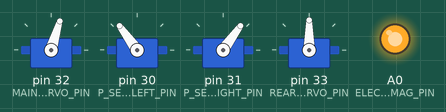
A program run on a simulated Teensy 4. On the bench: 4 × servo, output pins drawn as LEDs (lit = HIGH). What the program prints to the serial monitor is not drawn.

Above: at 0.1 s.
Timing chart, 0 to 1.6 s (numbered marks = the images above):
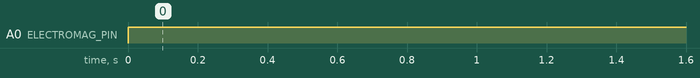

Measured:
- by itself, A0 (ELECTROMAG_PIN): LOW → HIGH at 0.00 s

The program:

main.cpp
```cpp
#include <Arduino.h>
#include <Servo.h>
#include "motor.h"
#include "PPMReader.h"
//big change

#define RC_IN 23
#define NUM_CHANNELS 6

#define MAIN_SERVO_PIN 32
#define P_SERVO_LEFT_PIN 30
#define P_SERVO_RIGHT_PIN 31
#define REAR_SERVO_PIN 33

#define ELECTROMAG_PIN 14

#define MAX_ANGLE_LEFT 80
#define MIN_ANGLE_LEFT -8
#define MIN_ANGLE_MAIN 50
#define MAX_ANGLE_MAIN -85

Servo main_servo;
Servo pincer_servo_left;
Servo pincer_servo_right;
Servo rear_servo;

PPMReader ppm(RC_IN, NUM_CHANNELS);
int32_t channels[NUM_CHANNELS];
boolean input;

void update_channels();
//functions to fill
void set_main_servo_angle(int32_t angle);
void init_main_servo();
void init_pincer_servos();
void init_rear_servo();
void init_electromag();
void set_electromag(boolean input);
void set_pincer_servos_angle(int32_t angle);
void set_rear_servo_angle(int32_t angle);
//void get_distance_IR_sensor();


void setup()
{
    init_motors();
    init_main_servo();
    init_pincer_servos();
    init_rear_servo();
    init_electromag();
    Serial.begin(9600);
}

void loop()
{
    update_channels();
    update_motors();

    int32_t left_speed = -0.5*channels[1] + 0.5*channels[2];
    int32_t right_speed = 0.5*channels[1] + 0.5*channels[2];
    left_speed  *= 2;
    right_speed *= 2;
    set_motor_velocity_left(map(left_speed, -100, 100, -45, 45));
    set_motor_velocity_right(map(right_speed, -100, 100, -45, 45));


    int32_t main_servo_angle = map(channels[0], -100, 100, MIN_ANGLE_MAIN, MAX_ANGLE_MAIN);
    Serial.printf("Angle: %d\n", main_servo_angle);
    int32_t pincer_servos_angle = map(channels[3], -100, 100, MIN_ANGLE_LEFT, MAX_ANGLE_LEFT);
    //int32_t rear_servo_angle = (channels[3] + 100)*90/200;
    if (channels[4] > 50) {
        input = 0;
    } else {
        input = 1;
    }
    set_main_servo_angle(main_servo_angle);
    set_electromag(input);
    set_pincer_servos_angle(pincer_servos_angle);
    //set_rear_servo_angle(rear_servo_angle);
}

void update_channels()
{
    for(uint8_t i=0; i<NUM_CHANNELS; i++)
    {
        int32_t val = ppm.latestValidChannelValue(i+1, 0);
        val = map(val, 1000, 2000, -100, 100); // Change from us-PWM to %
        channels[i] = val;
    }
}

void init_main_servo()
{
    main_servo.attach(MAIN_SERVO_PIN);
}

void set_main_servo_angle(int32_t angle)
{
        main_servo.write(90+angle);
}

void init_pincer_servos()
{
    pincer_servo_left.attach(P_SERVO_LEFT_PIN);
    pincer_servo_right.attach(P_SERVO_RIGHT_PIN);
}

void set_pincer_servos_angle(int32_t angle)
{
   pincer_servo_left.write(90+angle);
   pincer_servo_right.write(90-angle);
}

void init_rear_servo()
{
    rear_servo.attach(REAR_SERVO_PIN);
}

void set_rear_servo_angle(int32_t angle)
{
    rear_servo.write(angle);
}

void init_electromag()
{
    pinMode(ELECTROMAG_PIN, OUTPUT);
}

void set_electromag(boolean input)
{
    if (input) {
        digitalWrite(ELECTROMAG_PIN, HIGH);
    } else {
        digitalWrite(ELECTROMAG_PIN, LOW);
    }
}
```

PID.h
```cpp
#ifndef PID_CONTROLLER_H
#define PID_CONTROLLER_H

typedef struct {

	/* Controller gains */
	float Kp;
	float Ki;
	float Kd;

	/* Derivative low-pass filter time constant */
	float tau;

	/* Output limits */
	float limMin;
	float limMax;

	/* Integrator limits */
	float limMinInt;
	float limMaxInt;

	/* Sample time (in seconds) */
	float T;

	/* Controller "memory" */
	float integrator;
	float prevError;			/* Required for integrator */
	float differentiator;
	float prevMeasurement;		/* Required for differentiator */

	/* Controller output */
	float out;

} PIDController;

void  PIDController_Init(PIDController *pid);
float PIDController_Update(PIDController *pid, float setpoint, float measurement);

#endif // PID_CONTROLLER_H
```

motor.h
```cpp
#ifndef MOTOR_H
#define MOTOR_H

// --------------- Functions ---------------
void init_motors();
void update_motors();
void set_motor_power_left(int32_t speed);
void set_motor_power_right(int32_t speed);

void set_motor_velocity_left(double set);
void set_motor_velocity_right(double set);

#endif // MOTOR_H
```

PID.cpp
```cpp
#include "PID.h"

void PIDController_Init(PIDController *pid) {

	/* Clear controller variables */
	pid->integrator = 0.0f;
	pid->prevError  = 0.0f;

	pid->differentiator  = 0.0f;
	pid->prevMeasurement = 0.0f;

	pid->out = 0.0f;

}

float PIDController_Update(PIDController *pid, float setpoint, float measurement) {

	/*
	* Error signal
	*/
    float error = setpoint - measurement;


	/*
	* Proportional
	*/
    float proportional = pid->Kp * error;


	/*
	* Integral
	*/
    pid->integrator = pid->integrator + 0.5f * pid->Ki * pid->T * (error + pid->prevError);
    pid->integrator *= 0.995;

	/* Anti-wind-up via integrator clamping */
    if (pid->integrator > pid->limMaxInt) {

        pid->integrator = pid->limMaxInt;

    } else if (pid->integrator < pid->limMinInt) {

        pid->integrator = pid->limMinInt;

    }


	/*
	* Derivative (band-limited differentiator)
	*/

    pid->differentiator = -(2.0f * pid->Kd * (measurement - pid->prevMeasurement)	/* Note: derivative on measurement, therefore minus sign in front of equation! */
                        + (2.0f * pid->tau - pid->T) * pid->differentiator)
                        / (2.0f * pid->tau + pid->T);


	/*
	* Compute output and apply limits
	*/
    pid->out = proportional + pid->integrator + pid->differentiator;

    if (pid->out > pid->limMax) {

        pid->out = pid->limMax;

    } else if (pid->out < pid->limMin) {

        pid->out = pid->limMin;

    }

	/* Store error and measurement for later use */
    pid->prevError       = error;
    pid->prevMeasurement = measurement;

	/* Return controller output */
    return pid->out;

}
```
